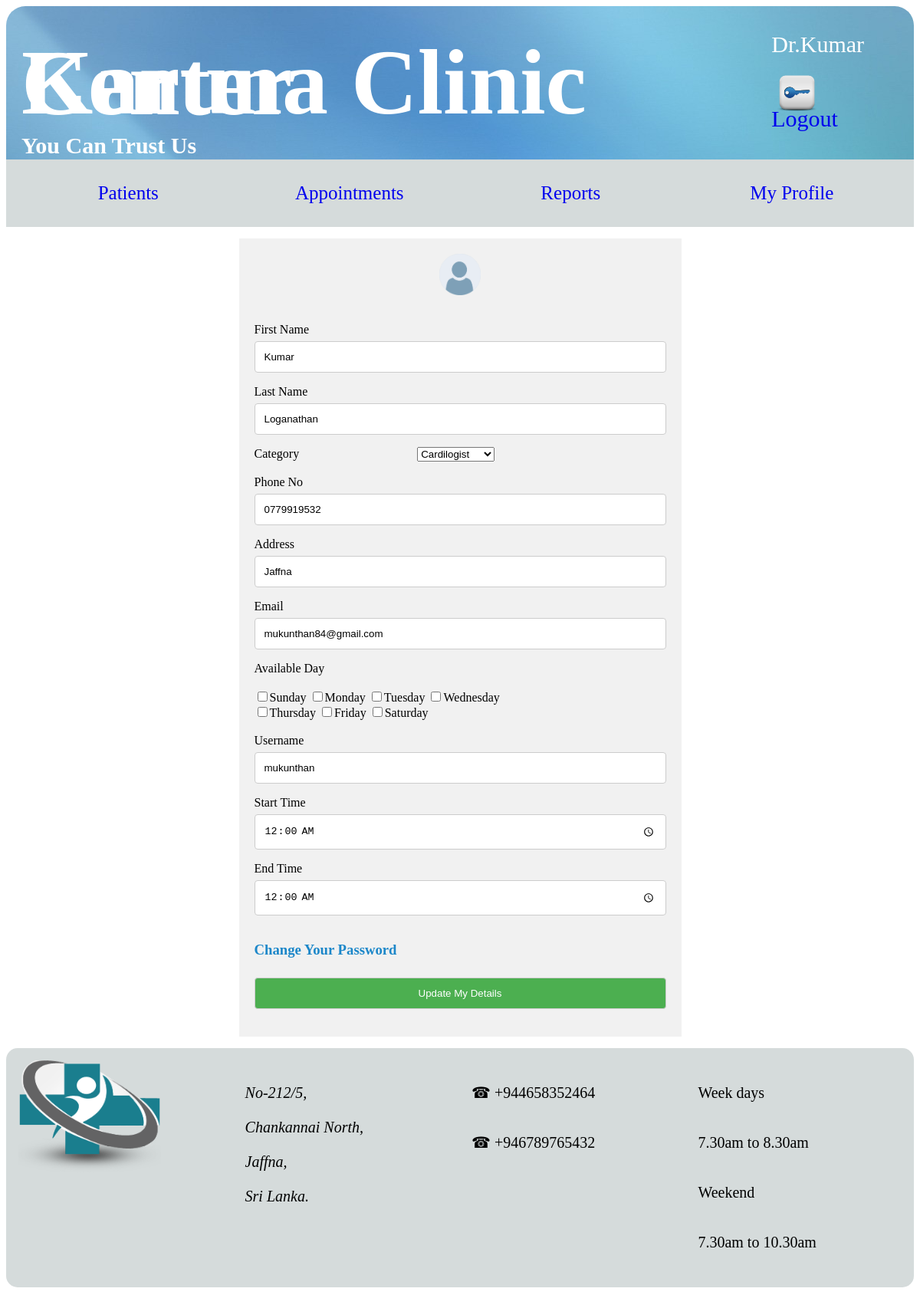
/Hospital_Web/doctor_change_profile.php (signed in), run on the app's committed database.
### tables this page shows
CREATE TABLE IF NOT EXISTS `doctor` (
  `Doctor_id` int(10) NOT NULL AUTO_INCREMENT,
  `First_Name` varchar(20) NOT NULL,
  `Last_Name` varchar(20) NOT NULL,
  `Category` varchar(20) NOT NULL,
  `Phone_No` varchar(10) NOT NULL,
  `Address` varchar(20) NOT NULL,
  `Email` varchar(100) NOT NULL,
  `AvailableDay` varchar(30) NOT NULL,
  `StartTime` time NOT NULL,
  `EndTime` time NOT NULL,
  `Username` varchar(20) NOT NULL,
  `Password` varchar(10) NOT NULL,
  `Admin_id` int(10) NOT NULL DEFAULT '1',
  PRIMARY KEY (`Doctor_id`),
  KEY `Admin_id` (`Admin_id`)
);

### Hospital_Web/doctor_change_profile.php (the view, shortened to what this page needs)
<?php
$con=new mysqli('localhost','root','','karuna_clinic_center');
?>
<!DOCTYPE html>
<html>
<head>
</head>
<body>
<div class="title col-12">
	<div class="a col-10">
		<h1>Karuna Clinic Center</h1>
		<h2 style="font-family:Agency FB;font-size:30px;">You Can Trust Us</h2>
		</div>
		<div class="b col-2">
		<?php
	if(isset($_SESSION['Doctor_id'])){
		$Doctor_id=$_SESSION['Doctor_id'];
		$row=$_SESSION['First_Name'];
		echo "<p id='name'>Dr.".$row."</p>";
	}
	?>
		<p><image src="images/login-icon-png-20.png" width="40%" height="40%"></br><a href="logout.php" style="font-family:Agency FB;font-size:30px;"> Logout</a></p>
		</div>
	</div>
	<div class="header col-12">
		<div  class="Home col-3">
			<a href="doctor_view_my_patients.php">Patients</a>
		</div>
		<div class="Customer col-3">
			<a href="doctor_view_edit_appointments.php">Appointments</a>
		</div>
		<div class="Contact col-3">
			<a href="doctor_view_report.php">Reports</a>
		</div>
		<div class="Contact col-3">
			<a href="doctor_change_profile.php">My Profile</a>
		</div>
	</div>
			<div class = "xy col-12">
		<div class= "x col-3"></div>
<div class="container col-6">
  <form action="doctor_change_profile.php" method="post">
  <image src ="images\default_medium_avatar-57d58da4fc778fbd688dcbc4cbc47e14ac79839a9801187e42a796cbd6569847.png" width="10%" height="10%" class="center"></br>
    <label for="fname">First Name</label>
    <input type="text" id="fname" name="fname"  value="<?php echo $row;?>" required>
	<label for="lname">Last Name</label>
	<?php
	$query="select * from doctor where Doctor_id='$Doctor_id'";
	$results = $con->query($query);
	while($rs=$results->fetch_assoc()) {
		?>
		<input type="text" id="lname" name="lname"  value="<?php echo $rs["Last_Name"]; ?>" required>
		<label for="category">Category</label>
		<select name="specialization"  required="required">
		<option value="<?php echo $rs["Category"]; ?>"><?php echo $rs["Category"]; ?></option>
		<?php
		$day=$rs["AvailableDay"];
		$AvailableDay=explode(",",$day);
	?>
		</select>
		<br><br>
		<label for="phone">Phone No</label>
    <input type="tel" id="phone" name="phone" placeholder="**********" pattern="^\d{10}$" value="<?php echo $rs["Phone_No"]; ?>" required>
		<label for="address">Address</label>
    <input type="text" id="address" name="address" value="<?php echo $rs["Address"]; ?>" required>
	<label for="email">Email</label>
    <input type="email" id="email" name="email" value="<?php echo $rs["Email"]; ?>" required>
	<label for="day">Available Day</label>
	<br><br>
    <input type="checkbox" name="day[]" value="Sunday"/
	<?php if(in_array("Sunday",$AvailableDay))
	echo "checked";
	?>
	>Sunday
	<input type="checkbox" name="day[]" value="Monday"/
	<?php if(in_array("Monday",$AvailableDay))
	echo "checked";
	?>
	>Monday
	<input type="checkbox" name="day[]" value="Tuesday"/
	<?php if(in_array("Tuesday",$AvailableDay))
	echo "checked";
	?>
	>Tuesday
	<input type="checkbox" name="day[]" value="Wednesday"/
	<?php if(in_array("Wednesday",$AvailableDay))
	echo "checked";
	?>
	>Wednesday<br>
	<input type="checkbox"name="day[]" value="thursday" /
	<?php if(in_array("Thursday",$AvailableDay))
	echo "checked";
	?>
	>Thursday
	<input type="checkbox" name="day[]" value="Friday"/
	<?php if(in_array("Friday",$AvailableDay))
	echo "checked";
	?>
	>Friday
	<input type="checkbox" name="day[]" value="Saturday"/
	<?php if(in_array("Saturday",$AvailableDay))
	echo "checked";
	?>
	>Saturday
	<br>
	<br>
	<label for="uname">Username</label>
    <input type="text" id="uname" name="uname" value="<?php echo $rs["Username"]; ?>" required>
	<label for="start">Start Time</label>
    <input type="time" id="start" name="start" value="<?php echo $rs["StartTime"]; ?>" required>
	<label for="end">End Time</label>
    <input type="time" id="end" name="end" value="<?php echo $rs["EndTime"]; ?>" required>
	<?php
	}
	?>
	<h3><a href="Doctor_password.php"><blink>Change Your Password</blink></a></h3>
    <input type="submit" name="submit" id="submit" value="Update My Details">
  </form>
</div>
	</div>
	<div class="contact col-12">
		<div class="img col-3">
		<img src="images\logo-right.png" width="70%" height="150px">
		</div>
		<div class="address col-3">
		<p style="align:center"><address >No-212/5,</br> Chankannai North,</br> Jaffna,</br> Sri Lanka.</address></p><br/>
		</div>
		<div class="phone col-3">
		<p> &#9742 +944658352464</p>
		<p> &#9742 +946789765432</p>
		</div>
		<div class="time col-3">
		<p style="font-family:Agency FB";>Week days</p>
		<p style="font-family:Agency FB";>7.30am to 8.30am</p>
		<p style="font-family:Agency FB";>Weekend</p>
		<p style="font-family:Agency FB";>7.30am to 10.30am</p>
		</div>
	</div>
</body>
</html>

### Hospital_Web/doctor_change_profile.php (style rules this page uses)
* { box-sizing: border-box; }
.header::after { content: ""; clear: both; display: table; }
[class*="col-"] { float: left; padding: 15px; }
.col-2 { width: 16.66%; }
.col-3 { width: 25%; }
.col-6 { width: 50%; }
.col-10 { width: 83.33%; }
.col-12 { width: 100%; }
.title { height:200px; background-image:url("Aurora-Soft-Blue-abstract-wallpapers-illusions-polish-shape-abstract-aurora-1920x1080.jpg"); height:200px; border-radius: 25px 25px 0px 0px; font-family:Brush Script MT; font-size:60px; color: white; padding:5px; line-height:0.5px; }
.header { background-color: #d5dbdb; text-decoration: none; font-family:Algerian; color:#0b8276; font-size:25px; text-align:center; }
.field input,textarea,select { margin-left: 150px; }
.b { font-family:Agency FB; font-size:30px; }
.contact { background-color: #d5dbdb ; padding:0.1%; border-radius: 15px; margin-bottom:10px; font-size:20px; line-height:45px; }
input[type=text],input[type=submit],input[type=email],input[type=time],input[type=tel] { width: 100%; padding: 12px; border: 1px solid #ccc; border-radius: 4px; box-sizing: border-box; margin-top: 6px; margin-bottom: 16px; }
.center { display: block; margin-left: auto; margin-right: auto; width: 10%; height: 10%; }
a:link { text-decoration:none; }
input[type=submit] { background-color: #4CAF50; color: white; }
blink { animation: blinker 0.6s linear infinite; color: #1c87c9; }
.container { background-color: #f1f1f1; padding: 20px; }

### data on the page
doctor: lname "Loganathan", specialization "Cardilogist", phone "0779919532", address "Jaffna", email "mukunthan84@gmail.com", uname "mukunthan", start "00:00:00", end "00:00:00"

### other printed values
$row "Kumar"
